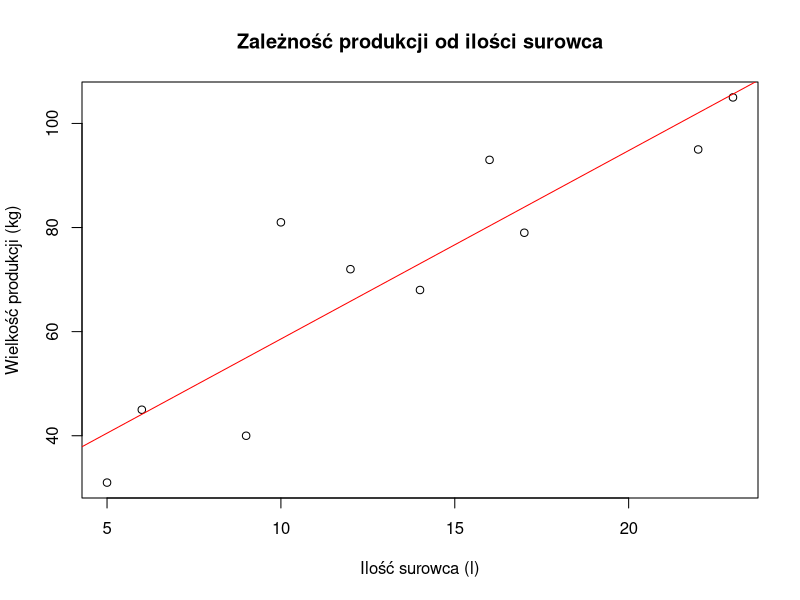

Source code (R):
data = read.csv("lab_7/Reg_chemik.csv", sep=";")
head(data)

x = data$X
y = data$Y

# (a) Wykres punktowy
plot(data$X, data$Y, xlab="Ilość surowca (l)", ylab="Wielkość produkcji (kg)", 
     main="Zależność produkcji od ilości surowca")

# (b) Kowariancja
cov(x,y)  # = 138.49
# Dodatnia kowariancja wskazuje na dodatni związek między zmiennymi

# (c) Współczynnik korelacji
cor(x,y)  # = 0.895
# Silna dodatnia korelacja - wzrost surowca silnie wiąże się ze wzrostem produkcji

# (d) Model regresji
model <- lm(y ~ x)
# y = 22.4 + 3.62x
model
# (e) Dodanie linii regresji
abline(model, col="red")

# f) Zmiana przy wzroście o 1l
coef(model)[2]  # = 3.62

# g) Przewidywanie dla 20l
predict(model, newdata=data.frame(x=20))  # = 95

# h) Przewidywanie dla 15l
predict(model, newdata=data.frame(x=15))  # = 77

# (i) Ocena dopasowania
summary(model)$r.squared  # = 0.80 czyli 80% zmienności wyjaśnione

# (j) Test istotności regresji:
summary_model <- summary(model)
f_stat <- summary_model$fstatistic[1]  # F = 32.332
f_stat
p_val <- pf(f_stat, 1, length(x)-2, lower.tail=FALSE)  # p-value = 0.0005
p_val
# Decyzja na podstawie α = 0.05
if(p_val < 0.05) {
  print("Odrzucamy H0 - istnieje istotna zależność liniowa")
} else {
  print("Brak podstaw do odrzucenia H0")
}


# Interpretacja testu istotności:

# Bardzo mała wartość p (0.0005) wskazuje na silne dowody przeciwko H0
# Możemy wnioskować, że istnieje istotna liniowa zależność między ilością surowca a wielkością produkcji
# Wynik jest zgodny z wysokim R² = 0.80